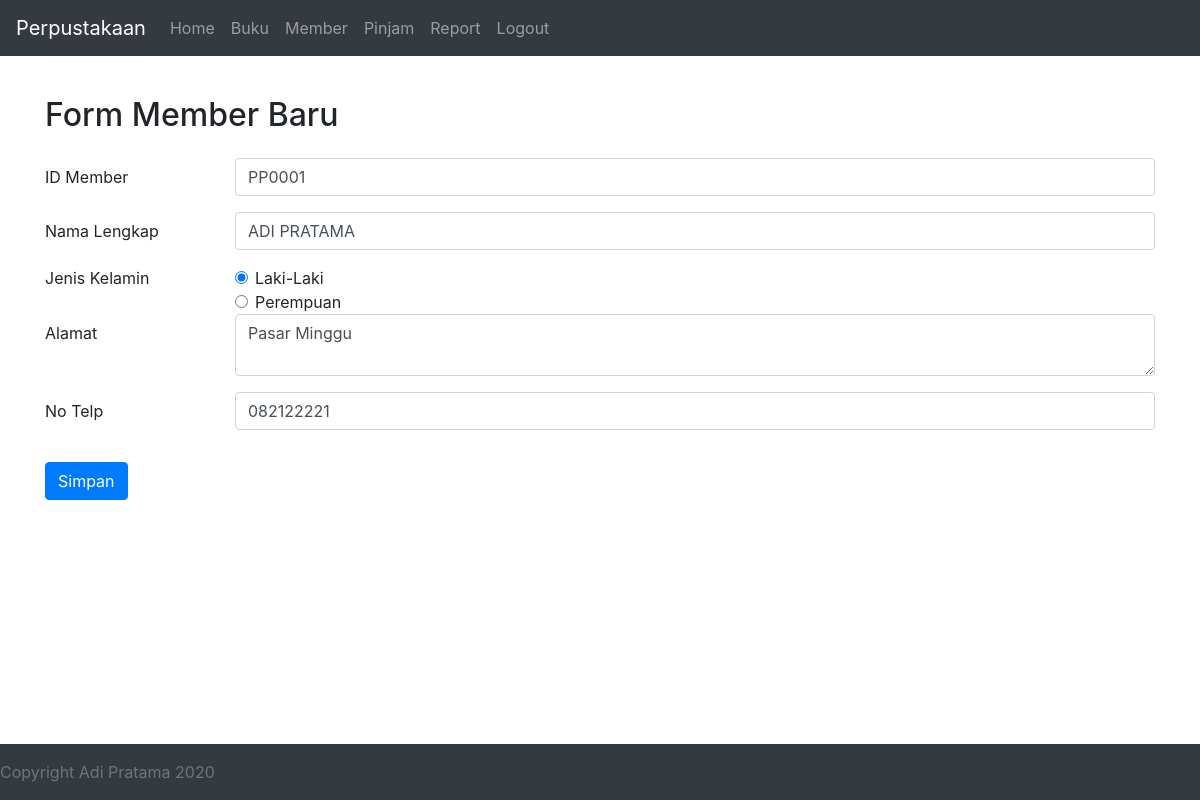
/member/update_member.php?idm=PP0001 (signed in), run on the app's committed database.
### tables this page shows
CREATE TABLE `tb_member` (
  `id_member` varchar(10) NOT NULL,
  `nama_lengkap` varchar(50) NOT NULL,
  `jenis_kelamin` enum('Laki-Laki','Perempuan') NOT NULL,
  `alamat` varchar(100) NOT NULL,
  `no_telp` varchar(12) NOT NULL
);

### member/input.php (the view, shortened to what this page needs)
<div class="container">
	<h2 class="h2 mb-4">Form Member Baru</h2>
	<form method="POST">
		<div class="form-group row">
			<label for="idm" class="col-sm-2 col-form-label">ID Member</label>
			<div class="col-sm-10">
				<input type="text" class="form-control" id="idm" placeholder="Input Id Member Baru"
				name="idm" value="<?= $idm ?>" autocomplete="off">
			</div>
		</div>
		<div class="form-group row">
			<label for="nama" class="col-sm-2 col-form-label">Nama Lengkap</label>
			<div class="col-sm-10">
				<input type="text" class="form-control" id="nama" placeholder="Input Nama Lengkap Member"
				name="nama" value="<?= $nama ?>"autocomplete="off">
			</div>
		</div>
		<fieldset class="form-group">
			<div class="row">
				<legend class="col-form-label col-sm-2 pt-0">Jenis Kelamin</legend>
				<div class="col-sm-10">
					<div class="form-check">
						<input class="form-check-input" type="radio" name="gender" id="rb-pria"
						value="Laki-Laki" <?= $gender == "Laki-Laki" ? 'checked' : '' ?> >
						<label class="form-check-label" for="rb-pria">Laki-Laki</label>
					</div>
					<div class="form-check">
						<input class="form-check-input" type="radio" name="gender" id="rb-wanita"
						value="Perempuan" <?= $gender == "Perempuan" ? 'checked' : '' ?> >
						<label class="form-check-label" for="rb-wanita">Perempuan</label>
					</div>
				</div>
			</div>
			<div class="form-group row">
				<label for="alamat" class="col-sm-2 col-form-label">Alamat</label>
				<div class="col-sm-10">
					<textarea class="form-control" id="alamat" placeholder="Alamat Lengkap"
					name="alamat" autocomplete="off"><?= $alamat ?></textarea>
				</div>
			</div>
			<div class="form-group row">
				<label for="telp" class="col-sm-2 col-form-label">No Telp</label>
				<div class="col-sm-10">
					<input type="text" class="form-control" id="telp" placeholder="Telp / Handphone" name="telp"
					value="<?= $telp ?>"autocomplete="off">
				</div>
			</fieldset>
			<div class="form-group row">
				<div class="col-sm-10">
					<button type="submit" class="btn btn-primary" name="submit">Simpan</button>
				</div>
			</div>
		</div>

### contents/headscript.php (style rules this page uses)
main > .container { padding: 40px 15px 0; }

### data on the page
tb_member: idm "PP0001", nama "ADI PRATAMA", jenis_kelamin "☑ Laki-Laki", jenis_kelamin "☐ Perempuan", alamat "Pasar Minggu", telp "082122221"
